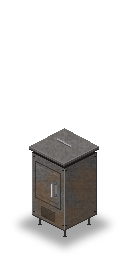
#> input picture art/smoker.png, 128 x 256 px
$ python make_tile.py ../art/smoker.png ../art/smoker.png
#> lines starting #> are read from the running program, lines starting #| are printed output that depends on the picture
"""Build the smoker's tile sheet: media/texturepacks/smoker.pack + media/smoker.tiles.

The pack also holds
- Build_Smoker: the build menu icon (48x48, like vanilla Build_CookingPit).
- smoker_icon: the smoker fitted in a 34x34 frame (vanilla container button
  icon size, Container_Campfire) for the loot window button.
- SmokerSmoke_01_0..29: a thin white smoke loop drawn here procedurally (our
  own art), attached to a lit smoker by lua/client/Smoker_Client.lua. Placed in
  the 128x256 frame so that it starts at SMOKE_BASE, the gap under the lid.

Usage: python make_tile.py <frame.png> <mod media dir>
<frame.png> is one 128x256 tile frame (Tiles2x scale). art/smoker.png is our own art
(tools/draw_smoker.py variant D). art/smoker_temp.png is a recolor of a vanilla
sprite, kept for local comparison only; never distribute it.

Formats (read from the vanilla files):
- .pack  : "PZPK", int version=1, int pages; page = str name, int count,
           int hasAlpha, entries (str name, int x,y,w,h, ox,oy, frameW,frameH),
           int pngLength, png bytes. Strings are int length + bytes.
- .tiles : "tdef", int version=1, int sheets; sheet = name\n, image\n,
           int cols, int rows, int id, int tiles; tile = int propCount,
           (key\n value\n)*.
"""
import io
import math
import random
import struct
import sys
from pathlib import Path

from PIL import Image, ImageDraw, ImageFilter

SHEET = 'smoker_01'
# Properties copied from the vanilla Cooking Pit tile (camping_03_19): the game
# makes an object with these an IsoFireplace (fuel, lighting, heats its
# container) even when it is built from an entity's CraftRecipe.
PROPS = [
    ('BlocksPlacement', ''),
    ('ContainerCapacity', '7'),
    ('CustomName', 'Smoker'),
    ('IsoType', 'IsoFireplace'),
    ('Material', 'SmallMetalPlates'),
    ('Material2', 'MetalScrap'),
    ('MaterialType', 'Metal'),
    ('ScrapSize', 'Small'),
    ('container', 'smoker'),
    ('solidtrans', ''),
]


def s(b):
    b = b.encode('latin1')
    return struct.pack('<i', len(b)) + b


ICON_SIZE = 34
FRAME_FOR_ICON = 134      # frame width shrunk into the icon
SMOKE_NAME = 'SmokerSmoke_01'
SMOKE_FRAMES = 30
SMOKE_COLOR = (235, 235, 230)
SMOKE_ALPHA = 150         # densest point (0-255)
# where the smoke starts in the 128x256 frame: the gap under the lid, front edge
# (art/smoker.png drawn by draw_smoker.py variant D)
SMOKE_BASE = (54, 154)


# centre of the smoker's box (without lid and legs) in the 128x256 frame; the
# icon puts this point in its middle, moved down by ICON_SHIFT_Y (in-game the
# button shows the icon higher than the 34x34 frame suggests)
ICON_ANCHOR = (64, 190)
ICON_SHIFT_Y = 2


def make_icon(frame):
    """The smoker at 1/4 scale (fits 34x34) with its box centred in the icon."""
    k = (ICON_SIZE - 2) / FRAME_FOR_ICON
    im = frame.resize((round(frame.width * k), round(frame.height * k)), Image.LANCZOS)
    icon = Image.new('RGBA', (ICON_SIZE, ICON_SIZE))
    ax, ay = round(ICON_ANCHOR[0] * k), round(ICON_ANCHOR[1] * k)
    icon.paste(im, (ICON_SIZE // 2 - ax, ICON_SIZE // 2 + ICON_SHIFT_Y - ay), im)
    return icon


BUILD_ICON_SIZE = 48       # vanilla build menu icons (Build_CookingPit) are 48x48


def make_build_icon(sprite):
    """Build menu icon: the whole smoker fitted in 48x48 with a 1px margin, centred."""
    side = BUILD_ICON_SIZE - 2
    k = min(side / sprite.width, side / sprite.height)
    im = sprite.resize((max(1, round(sprite.width * k)), max(1, round(sprite.height * k))), Image.LANCZOS)
    icon = Image.new('RGBA', (BUILD_ICON_SIZE, BUILD_ICON_SIZE))
    icon.paste(im, ((BUILD_ICON_SIZE - im.width) // 2, (BUILD_ICON_SIZE - im.height) // 2), im)
    return icon


def make_smoke_frames(fw, fh):
    """A looping thin wisp: soft puffs rise from the stem, sway, widen and fade."""
    rng = random.Random(42)
    puffs = [(i / 24, rng.uniform(0, 2 * math.pi), rng.uniform(0.8, 1.2)) for i in range(24)]
    (base_x, base_y), height = SMOKE_BASE, 150
    frames = []
    for f in range(SMOKE_FRAMES):
        layer = Image.new('L', (fw, fh))
        d = ImageDraw.Draw(layer)
        for start, phase, size in puffs:
            t = (start + f / SMOKE_FRAMES) % 1.0          # 0 at the stem, 1 at the top
            y = base_y - t * height
            x = base_x + math.sin(t * 5.0 + phase * 0.3) * (2 + 10 * t)
            r = (2 + 9 * t) * size
            a = SMOKE_ALPHA * (1 - t) ** 1.3 * min(1.0, t * 8)
            d.ellipse((x - r, y - r, x + r, y + r), fill=int(a))
        layer = layer.filter(ImageFilter.GaussianBlur(2.5))
        im = Image.new('RGBA', (fw, fh), SMOKE_COLOR + (0,))
        im.putalpha(layer)
        frames.append(im)
    return frames


def page(name, entries):
    """entries: list of (name, image, ox, oy, fw, fh); packed side by side in one PNG."""
    atlas = Image.new('RGBA', (sum(e[1].width for e in entries), max(e[1].height for e in entries)))
    out, x = b'', 0
    for en, im, ox, oy, fw, fh in entries:
        atlas.paste(im, (x, 0))
        out += s(en) + struct.pack('<8i', x, 0, im.width, im.height, ox, oy, fw, fh)
        x += im.width
    buf = io.BytesIO()
    atlas.save(buf, 'PNG')
    png = buf.getvalue()
    return s(name) + struct.pack('<ii', len(entries), 1) + out + struct.pack('<i', len(png)) + png


def cropped(name, im):
    box = im.getbbox()
    return (name, im.crop(box), box[0], box[1], im.width, im.height)


def main(frame_path, media):
#> called with frame_path = '../art/smoker.png', media = '../art/smoker.png'
    media = Path(media)
    frame = Image.open(frame_path).convert('RGBA')
#> frame is the input picture: PIL image 128x256 RGBA; mean R, G, B, A 15.2, 14.1, 13.1, 47.5
    fw, fh = frame.size
#> fw = 128; fh = 256
    sprite_entry = cropped(SHEET + '_0', frame)
#> in cropped, `box = im.getbbox()`: box = (9, 128, 119, 256)
#> sprite_entry = 6 items
    w, h, ox, oy = sprite_entry[1].width, sprite_entry[1].height, sprite_entry[2], sprite_entry[3]
#> w = 110; h = 128; ox = 9; oy = 128
    icon = make_icon(frame)
#> in make_icon, `im = frame.resize((round(frame.width * k), round(frame.height * k)), I..`:
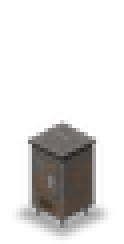
#> im: PIL image 31x61 RGBA (shown 4 times larger); mean R, G, B, A 19.3, 18.1, 17, 47.5; transparent parts drawn white
#> in make_icon, `icon = Image.new('RGBA', (ICON_SIZE, ICON_SIZE))`: icon: PIL image 34x34 RGBA; every value is 0
#> in make_icon, `icon.paste(im, (ICON_SIZE // 2 - ax, ICON_SIZE // 2 + ICON_SHIFT_Y - a..`:
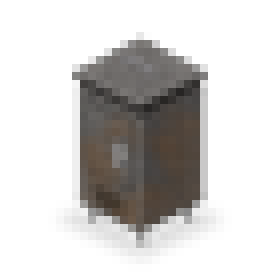
#> icon: PIL image 34x34 RGBA (shown 8 times larger); mean R, G, B, A 25.1, 23.2, 21.7, 70.4; transparent parts drawn white
    smoke = [cropped(f'{SMOKE_NAME}_{i}', im) for i, im in enumerate(make_smoke_frames(fw, fh))]
#> the loop in make_smoke_frames, `for f in range(SMOKE_FRAMES):` made 30 passes
#> pass 1, in make_smoke_frames, `layer = layer.filter(ImageFilter.GaussianBlur(2.5))`:
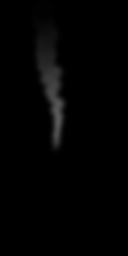
#> layer: PIL image 128x256 L; min 0, max 90, mean 2.7
#> after the loop in make_smoke_frames, `for f in range(SMOKE_FRAMES):`: frames = 30 items
#> smoke = 30 items

    pack = b'PZPK' + struct.pack('<ii', 1, 3)
    pack += page(SHEET, [sprite_entry])
#> in page, `atlas = Image.new('RGBA', (sum(e[1].width for e in entries), max(e[1]...`: atlas: PIL image 110x128 RGBA; every value is 0
#> after the loop in page, `for en, im, ox, oy, fw, fh in entries:`:
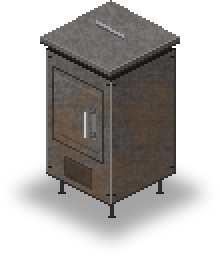
#> atlas: PIL image 110x128 RGBA (shown 2 times larger); mean R, G, B, A 35.3, 32.7, 30.5, 110.6; transparent parts drawn white
#> after the loop in page, `for en, im, ox, oy, fw, fh in entries:`: x = 110
    pack += page('smoker_ui', [('smoker_icon', icon, 0, 0, ICON_SIZE, ICON_SIZE),
                               ('Build_Smoker', make_build_icon(sprite_entry[1]), 0, 0,
                                BUILD_ICON_SIZE, BUILD_ICON_SIZE)])
#> in make_build_icon, `im = sprite.resize((max(1, round(sprite.width * k)), max(1, round(spri..`:
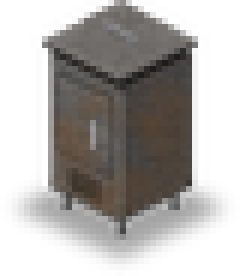
#> im: PIL image 40x46 RGBA (shown 6 times larger); mean R, G, B, A 40.4, 37.4, 34.9, 110.5; transparent parts drawn white
#> in make_build_icon, `icon = Image.new('RGBA', (BUILD_ICON_SIZE, BUILD_ICON_SIZE))`: icon: PIL image 48x48 RGBA; every value is 0
#> in make_build_icon, `icon.paste(im, ((BUILD_ICON_SIZE - im.width) // 2, (BUILD_ICON_SIZE - ..`:
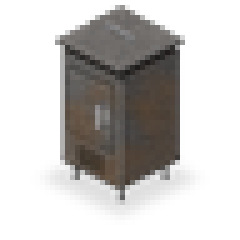
#> icon: PIL image 48x48 RGBA (shown 5 times larger); mean R, G, B, A 28.4, 26.3, 24.5, 81.3; transparent parts drawn white
#> call 2 of page, with name = 'smoker_ui'
#> in page (call 2), `atlas = Image.new('RGBA', (sum(e[1].width for e in entries), max(e[1]...`: atlas: PIL image 82x48 RGBA; every value is 0
#> the loop in page (call 2), `for en, im, ox, oy, fw, fh in entries:` made 2 passes
#> (en, ox, oy, fw, fh, x) on passes 1 to 2: ('smoker_icon', 0, 0, 34, 34, 34), ('Build_Smoker', 0, 0, 48, 48, 82)
#> after the loop in page (call 2), `for en, im, ox, oy, fw, fh in entries:`:
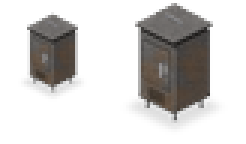
#> atlas: PIL image 82x48 RGBA (shown 3 times larger); mean R, G, B, A 24, 22.2, 20.7, 68.3; transparent parts drawn white
#> after the loop in page (call 2), `for en, im, ox, oy, fw, fh in entries:`: x = 82
    pack += page('smoker_smoke', smoke)
#> in page (call 3), `atlas = Image.new('RGBA', (sum(e[1].width for e in entries), max(e[1]...`: atlas: PIL image 1210x158 RGBA; every value is 0
    (media / 'texturepacks').mkdir(parents=True, exist_ok=True)
    (media / 'texturepacks' / 'smoker.pack').write_bytes(pack)

    tiles = b'tdef' + struct.pack('<ii', 1, 1)
    tiles += (SHEET + '\n' + SHEET + '.png\n').encode('latin1')
    tiles += struct.pack('<iiii', 1, 1, 1, 1)  # cols, rows, tileset id (1-512), tiles
    tiles += struct.pack('<i', len(PROPS))
    for k, v in PROPS:
        tiles += (k + '\n' + v + '\n').encode('latin1')
    (media / 'smoker.tiles').write_bytes(tiles)
    print('sprite', w, h, 'offset', ox, oy, 'frame', fw, fh)
#| sprite 110 128 offset 9 128 frame 128 256


if __name__ == '__main__':
    main(sys.argv[1], sys.argv[2])
